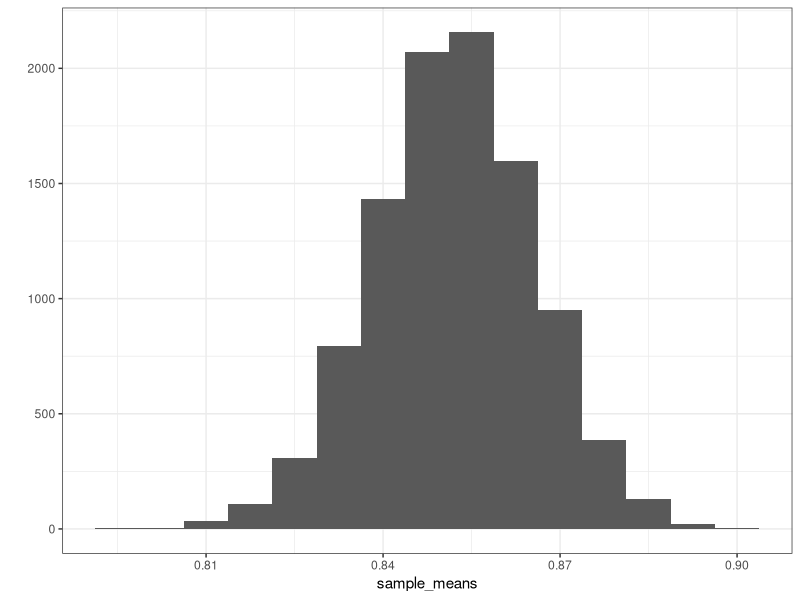

Source code (R): (Note: this script raises an error after producing the figure.)
## ---- chunk 1
library(ggplot2)
library(dplyr)

theme_set(theme_bw())
## ---- chunk 2
correct <- 571
incorrect <- 99
N <- correct + incorrect


p <- correct/N
p
## ---- chunk 3
empirical_sample <- c(rep("Correct", correct), rep("Incorrect", incorrect))

head(empirical_sample)

sample_func <- function(){
  hypothetical_sample <- sample(empirical_sample, N, replace = TRUE)
  mean(hypothetical_sample == "Correct")
}

sample_func()
## ---- chunk 4
sample_means <- replicate(10000,sample_func())

qplot(sample_means, binwidth = .0075)

ggplot(data.frame(x = sample_means), aes(samples = x)) +
  stat_qq()
## ---- chunk 5
sample_means <- replicate(10000,sample_func())

pop_mean_estimate <- mean(sample_means)
pop_mean_estimate

sample_mean_sd <- sd(sample_means)
sample_mean_sd

predicted_mean_sd <- sqrt((correct/N)*(incorrect/N)/N)
predicted_mean_sd
## ---- chunk 6
sample_means <- replicate(10000,sample_func())

qplot(sample_means, binwidth = .0075) + 
  geom_vline(aes(xintercept = quantile(sample_means,.025)), color = "darkred") +
  geom_vline(aes(xintercept = quantile(sample_means,.975)), color = "darkred")

## ---- chunk 7
sample_means <- replicate(10000,sample_func())

sample_mean_quantiles <- quantile(sample_means, probs = c(.025, .975))
sample_mean_quantiles


predicted_mean_quantiles <- c((correct/N) - 1.96 * sqrt((correct/N) *(incorrect/N)/N),
                              (correct/N) + 1.96 * sqrt((correct/N) *(incorrect/N)/N))

predicted_mean_quantiles
## ---- chunk 8

p_check <- data.frame(p = seq(0, 1, .01)) %>%
  mutate(estimate = p * (1-p))

head(p_check)

qplot(data = p_check, x = p, y = estimate)
## ---- chunk 9
chance_p <- .5

null_correct <- chance_p * N
null_incorrect <- (1-chance_p) * N

null_sample <- c(rep("Correct", null_correct), rep("Incorrect", null_incorrect))

head(null_sample)

null_func <- function(){
  hypothetical_sample <- sample(null_sample, N, replace = TRUE)
  mean(hypothetical_sample == "Correct")
}

null_func()

null_means <- replicate(10000,null_func())


qplot(null_means, binwidth = .0075)


null_quantiles <- quantile(null_means, probs = c(.025, .975))
null_quantiles
## ---- chunk 10
chance_p <- .8

null_correct <- chance_p * N
null_incorrect <- (1-chance_p) * N


predicted_null_quantiles <- c((null_correct/N) - 1.96 * 
                                sqrt((null_correct/N) *(null_incorrect/N)/N),
                              (null_correct/N) + 1.96 * 
                                sqrt((null_correct/N) *(null_incorrect/N)/N))

predicted_null_quantiles

